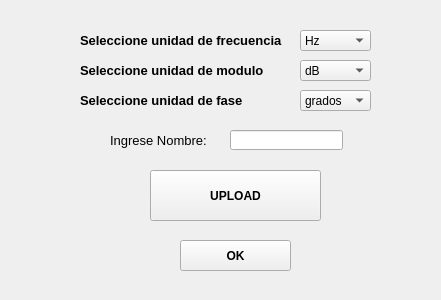
<?xml version="1.0" encoding="UTF-8"?>
<ui version="4.0">
 <class>Form</class>
 <widget class="QWidget" name="Form">
  <property name="geometry">
   <rect>
    <x>0</x>
    <y>0</y>
    <width>441</width>
    <height>300</height>
   </rect>
  </property>
  <property name="windowTitle">
   <string>Form</string>
  </property>
  <widget class="QPushButton" name="upload_medicion_pushButton">
   <property name="geometry">
    <rect>
     <x>150</x>
     <y>170</y>
     <width>171</width>
     <height>51</height>
    </rect>
   </property>
   <property name="font">
    <font>
     <weight>75</weight>
     <bold>true</bold>
    </font>
   </property>
   <property name="text">
    <string>UPLOAD</string>
   </property>
  </widget>
  <widget class="QPushButton" name="ok_medicion_pushButton_2">
   <property name="geometry">
    <rect>
     <x>180</x>
     <y>240</y>
     <width>111</width>
     <height>31</height>
    </rect>
   </property>
   <property name="font">
    <font>
     <weight>75</weight>
     <bold>true</bold>
    </font>
   </property>
   <property name="text">
    <string>OK</string>
   </property>
  </widget>
  <widget class="QLineEdit" name="nombre_graph_medicion">
   <property name="geometry">
    <rect>
     <x>230</x>
     <y>130</y>
     <width>113</width>
     <height>20</height>
    </rect>
   </property>
  </widget>
  <widget class="QLabel" name="label_7">
   <property name="geometry">
    <rect>
     <x>110</x>
     <y>130</y>
     <width>101</width>
     <height>20</height>
    </rect>
   </property>
   <property name="font">
    <font>
     <pointsize>10</pointsize>
    </font>
   </property>
   <property name="text">
    <string>Ingrese Nombre:</string>
   </property>
  </widget>
  <widget class="QLabel" name="label_6">
   <property name="geometry">
    <rect>
     <x>80</x>
     <y>30</y>
     <width>211</width>
     <height>21</height>
    </rect>
   </property>
   <property name="font">
    <font>
     <pointsize>10</pointsize>
     <weight>75</weight>
     <bold>true</bold>
    </font>
   </property>
   <property name="text">
    <string>Seleccione unidad de frecuencia</string>
   </property>
  </widget>
  <widget class="QComboBox" name="medicion_frec_comboBox">
   <property name="geometry">
    <rect>
     <x>300</x>
     <y>30</y>
     <width>71</width>
     <height>21</height>
    </rect>
   </property>
   <item>
    <property name="text">
     <string>Hz</string>
    </property>
   </item>
   <item>
    <property name="text">
     <string>rad/seg</string>
    </property>
   </item>
  </widget>
  <widget class="QLabel" name="label_8">
   <property name="geometry">
    <rect>
     <x>80</x>
     <y>60</y>
     <width>211</width>
     <height>21</height>
    </rect>
   </property>
   <property name="font">
    <font>
     <pointsize>10</pointsize>
     <weight>75</weight>
     <bold>true</bold>
    </font>
   </property>
   <property name="text">
    <string>Seleccione unidad de modulo</string>
   </property>
  </widget>
  <widget class="QComboBox" name="medicion_modulo_comboBox">
   <property name="geometry">
    <rect>
     <x>300</x>
     <y>60</y>
     <width>71</width>
     <height>21</height>
    </rect>
   </property>
   <item>
    <property name="text">
     <string>dB</string>
    </property>
   </item>
   <item>
    <property name="text">
     <string>Veces</string>
    </property>
   </item>
  </widget>
  <widget class="QLabel" name="label_9">
   <property name="geometry">
    <rect>
     <x>80</x>
     <y>90</y>
     <width>211</width>
     <height>21</height>
    </rect>
   </property>
   <property name="font">
    <font>
     <pointsize>10</pointsize>
     <weight>75</weight>
     <bold>true</bold>
    </font>
   </property>
   <property name="text">
    <string>Seleccione unidad de fase</string>
   </property>
  </widget>
  <widget class="QComboBox" name="medicion_fase_comboBox">
   <property name="geometry">
    <rect>
     <x>300</x>
     <y>90</y>
     <width>71</width>
     <height>21</height>
    </rect>
   </property>
   <item>
    <property name="text">
     <string>grados</string>
    </property>
   </item>
   <item>
    <property name="text">
     <string>rad</string>
    </property>
   </item>
  </widget>
 </widget>
 <resources/>
 <connections/>
</ui>
